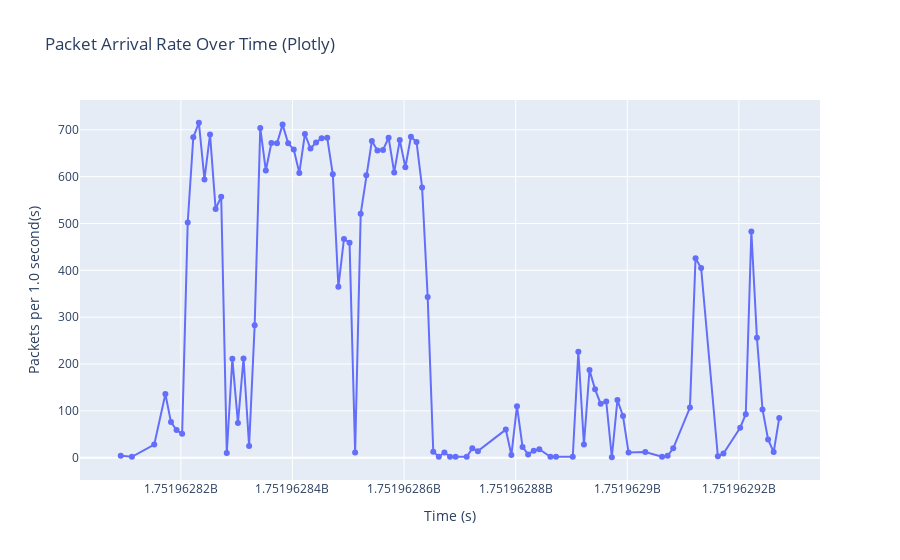

Notebook source saved alongside this figure:
### Code cell
import pandas as pd

import plotly.express as px

def plotly_packet_arrival_rate(packets, interval=1.0):
    """
    Plot packet arrival rate over time using Plotly.

    Parameters:
        packets (list): List of Scapy packets (e.g., from rdpcap()).
        interval (float): Bin size in seconds.
    """
    if not packets:
        raise ValueError("No packets provided.")

    start_time = packets[0].time
    time_bins = {}

    for pkt in packets:
        bin_index = int((pkt.time - start_time) // interval)
        time_bins[bin_index] = time_bins.get(bin_index, 0) + 1

    times = [start_time + i * interval for i in sorted(time_bins)]
    counts = [time_bins[i] for i in sorted(time_bins)]

    df = pd.DataFrame({'Time': times, 'Packets': counts})
    fig = px.line(df, x='Time', y='Packets', title='Packet Arrival Rate Over Time (Plotly)')
    fig.update_traces(mode='lines+markers')
    fig.update_layout(xaxis_title='Time (s)', yaxis_title=f'Packets per {interval} second(s)')
    fig.show()

plotly_packet_arrival_rate(processed_packets, interval=1.0)

### Figure 1 — Plotly figure (JSON) as saved in the notebook; plotly's stock layout.template omitted (floating-point values rounded to 4 significant figures)
{"data": [{"hovertemplate": "Time=%{x}<br>Packets=%{y}<extra></extra>", "legendgroup": "", "line": {"color": "#636efa", "dash": "solid"}, "marker": {"symbol": "circle"}, "mode": "lines+markers", "name": "", "orientation": "v", "showlegend": false, "type": "scatter", "x": [1752000000.0, 1752000000.0, 1752000000.0, 1752000000.0, 1752000000.0, 1752000000.0, 1752000000.0, 1752000000.0, 1752000000.0, 1752000000.0, 1752000000.0, 1752000000.0, 1752000000.0, 1752000000.0, 1752000000.0, 1752000000.0, 1752000000.0, 1752000000.0, 1752000000.0, 1752000000.0, 1752000000.0, 1752000000.0, 1752000000.0, 1752000000.0, 1752000000.0, 1752000000.0, 1752000000.0, 1752000000.0, 1752000000.0, 1752000000.0, 1752000000.0, 1752000000.0, 1752000000.0, 1752000000.0, 1752000000.0, 1752000000.0, 1752000000.0, 1752000000.0, 1752000000.0, 1752000000.0, 1752000000.0, 1752000000.0, 1752000000.0, 1752000000.0, 1752000000.0, 1752000000.0, 1752000000.0, 1752000000.0, 1752000000.0, 1752000000.0, 1752000000.0, 1752000000.0, 1752000000.0, 1752000000.0, 1752000000.0, 1752000000.0, 1752000000.0, 1752000000.0, 1752000000.0, 1752000000.0, 1752000000.0, 1752000000.0, 1752000000.0, 1752000000.0, 1752000000.0, 1752000000.0, 1752000000.0, 1752000000.0, 1752000000.0, 1752000000.0, 1752000000.0, 1752000000.0, 1752000000.0, 1752000000.0, 1752000000.0, 1752000000.0, 1752000000.0, 1752000000.0, 1752000000.0, 1752000000.0, 1752000000.0, 1752000000.0, 1752000000.0, 1752000000.0, 1752000000.0, 1752000000.0, 1752000000.0, 1752000000.0, 1752000000.0, 1752000000.0, 1752000000.0, 1752000000.0, 1752000000.0, 1752000000.0, 1752000000.0, 1752000000.0], "xaxis": "x", "y": [4, 2, 28, 136, 76, 59, 51, 502, 684, 715, 594, 690, 531, 557, 10, 211, 74, 212, 25, 283, 704, 613, 672, 671, 711, 671, 658, 608, 691, 660, 673, 682, 683, 605, 365, 467, 459, 11, 521, 603, 676, 656, 657, 683, 609, 678, 620, 685, 674, 577, 343, 13, 2, 11, 2, 2, 2, 20, 14, 60, 6, 110, 23, 7, 15, 18, 2, 2, 2, 226, 28, 187, 146, 115, 120, 1, 123, 89, 11, 12, 2, 4, 20, 107, 426, 405, 3, 9, 64, 93, 483, 256, 103, 39, 12, 85], "yaxis": "y"}], "layout": {"legend": {"tracegroupgap": 0}, "title": {"text": "Packet Arrival Rate Over Time (Plotly)"}, "xaxis": {"anchor": "y", "domain": [0, 1], "title": {"text": "Time (s)"}}, "yaxis": {"anchor": "x", "domain": [0, 1], "title": {"text": "Packets per 1.0 second(s)"}}}}
